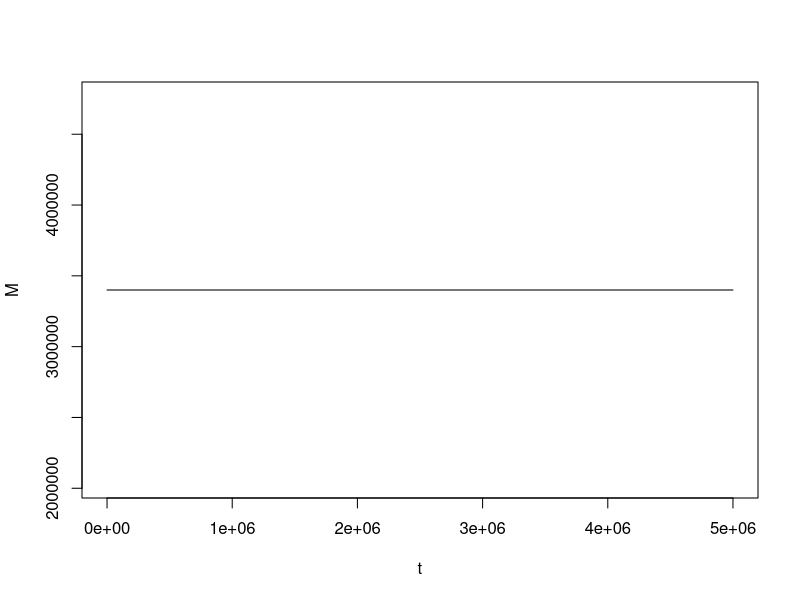
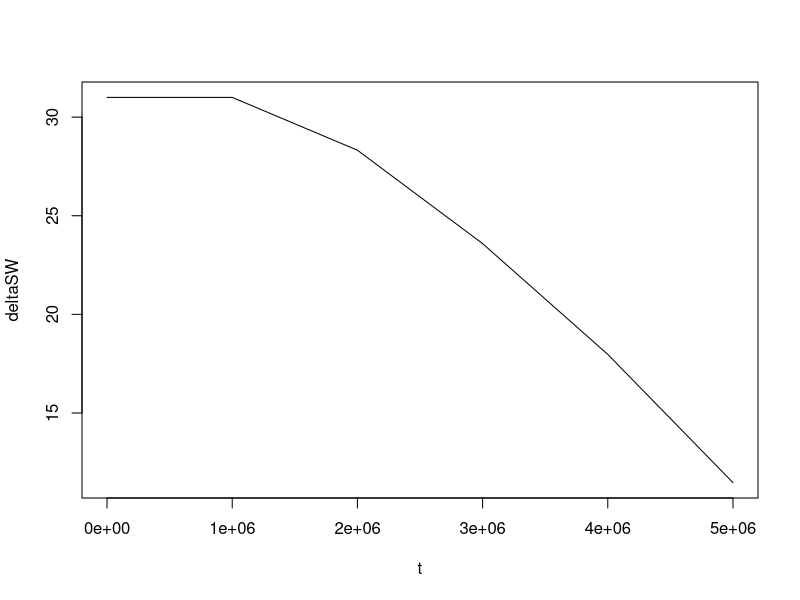

These charts were generated, in order, by the following R code:
# Solving Li box model by 4th order Runge-Kutta method


#########      Main Equation        #########

# One box model

#dNdt <- f_riv + f_ht + f_sr - f_sc
#ddeltaSWdt <- 1/N*(f_riv*(d_riv - deltaSW) + f_ht*(d_ht - deltaSW) + f_sr*(d_sr - deltaSW) + f_sc*(d_sc - deltaSW))


#########      Define constants        #########

# input and output fluxes
f_riv = 1 # river
f_ht = 1.3 # hydrothermal vent
f_sr = 0.6 # subduction reflux
f_sc = f_riv + f_ht + f_sr # Li sink into clays; clay formation during seafloor alteration and sediment diagenesis 

# isotope ratios (isotopic composition) of input and output fluxes
#d_riv = 23 # riverine 
d_ht = 8 # hydrothermal vent
d_sr = 15 # subduction reflux 
d_sc = 15 # Li sink into clays


#########      Define two main functions       #########
# t is timestep, M is sewater Li reservoir, and deltaSW is seawater Li isotopic balance
fM <- function(t, M, deltaSW) 
{
  f_riv + f_ht + f_sr - f_sc
}

fdeltaSW <- function(t, M, deltaSW, driv) 
{
  1/M*(f_riv*(driv - deltaSW) + f_ht*(d_ht - deltaSW) + f_sr*(d_sr - deltaSW) - f_sc*(d_sc - deltaSW))
}

# d_riv is a function of time
d_riv_func <- function(t){
  if (t<1000000){
    d_riv <- 24.1
  } else if (t>=1000000 && t<2000000){
    d_riv <- 15
  } else if (t>=2000000 && t<3000000){
    d_riv <- 8
  } else if (t>=3000000 && t<4000000){
    d_riv <- 5
  } else if (t>=4000000){
    d_riv <- 2
  }
  
  return(d_riv)
}

#define step size
dt=10000
t_total=5000000
t_start = 0
N=(t_total/dt)
t = seq(1:N)

#initial conditions
M = seq(1:N) #initial total Ca in seawater
deltaSW = seq(1:N) #initial d44Ca of seawater
t[1]=t_start
M[1]=3.4e6
deltaSW[1]=31


###########    4th order Runge-Kutta Solver ###########
rivs <- c(0)
for (i in 1:N)
{
  #update time
  t[i+1] <- t[i] + dt
  
  # calculate d_riv as function of time
  driv <- d_riv_func(t[i])
  
  
  # vector to see that driv is changing correctly according to rules
  rivs <- c(rivs, driv)
  
  #update M & deltaSW
  k1M <- fM(t[i], M[i], deltaSW[i])
  k1deltaSW <- fdeltaSW(t[i], M[i], deltaSW[i], driv)
  
  k2M <- fM(t[i]+dt/2, M[i]+dt/2*k1M, deltaSW[i]+dt/2*k1deltaSW)
  k2deltaSW <- fdeltaSW(t[i]+dt/2, M[i]+dt/2*k1M, deltaSW[i]+dt/2*k1deltaSW, driv)
  
  k3M <- fM(t[i]+dt/2, M[i]+dt/2*k2M, deltaSW[i]+dt/2*k2deltaSW)
  k3deltaSW <- fdeltaSW(t[i]+dt/2, M[i]+dt/2*k2M, deltaSW[i]+dt/2*k2deltaSW, driv)
  
  k4M <- fM(t[i]+dt, M[i]+dt*k3M, deltaSW[i]+dt*k3deltaSW)
  k4deltaSW <- fdeltaSW(t[i]+dt, M[i]+dt*k3M, deltaSW[i]+dt*k3deltaSW, driv)
  
  M[i+1] <- M[i]+dt/6*(k1M + 2*k2M + 2*k3M + k4M)
  deltaSW[i+1] <- deltaSW[i]+dt/6*(k1deltaSW + 2*k2deltaSW + 2*k3deltaSW + k4deltaSW)
}


##########  plot numerical results ############

#plot "Mass of Li in the seawater"
plot(t, M, type="l")

#plot " Li isotopic balance of seawater"
plot(t, deltaSW, type="l")


